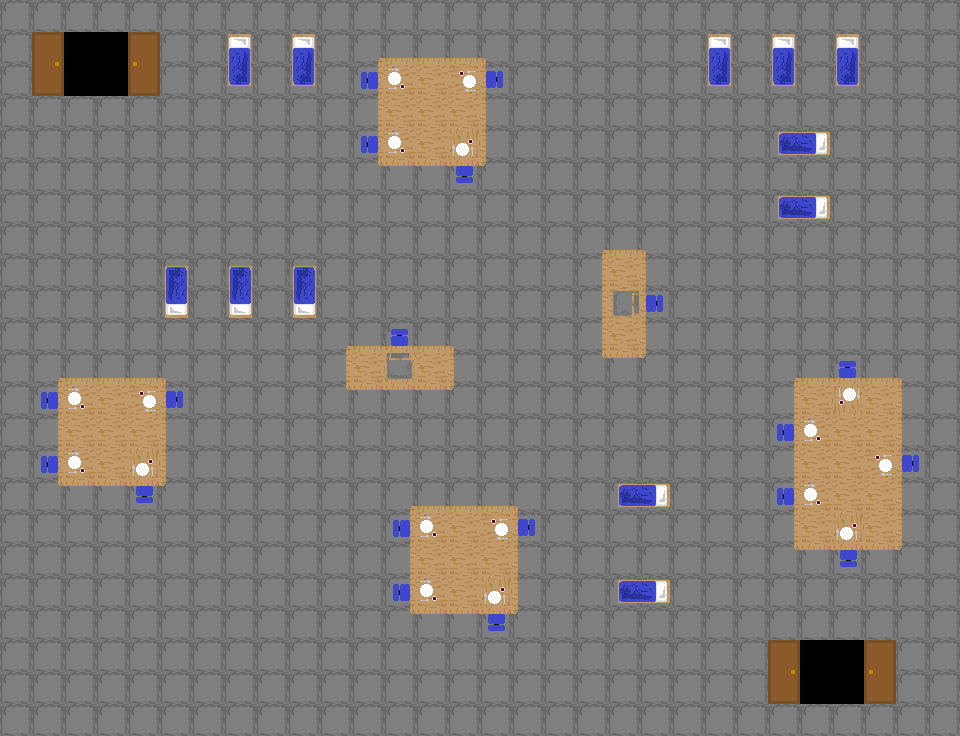

This is a level from a 2D game, rendered from its Tiled map with the project's own tilesets. A one-line summary and the map file follow, with tile-layer data summarised:
An orthogonal 30x23 tile map with 32x32 px tiles, 2 tile layers (base, overlay).

<map version="1.2" tiledversion="1.2.1" orientation="orthogonal" renderorder="right-down" width="30" height="23" tilewidth="32" tileheight="32" infinite="0" nextlayerid="8" nextobjectid="1">
 <properties>
  <property name="blocked" type="bool" value="false" />
 </properties>
 <tileset firstgid="1" source="tileset.tsx" />
 <layer id="5" name="base" width="30" height="23">
  <data>[690 cells, 690 non-empty, 4 distinct tile ids]</data>
 </layer>
 <layer id="6" name="overlay" width="30" height="23">
  <data>[690 cells, 164 non-empty, 17 distinct tile ids]</data>
 </layer>
</map>
